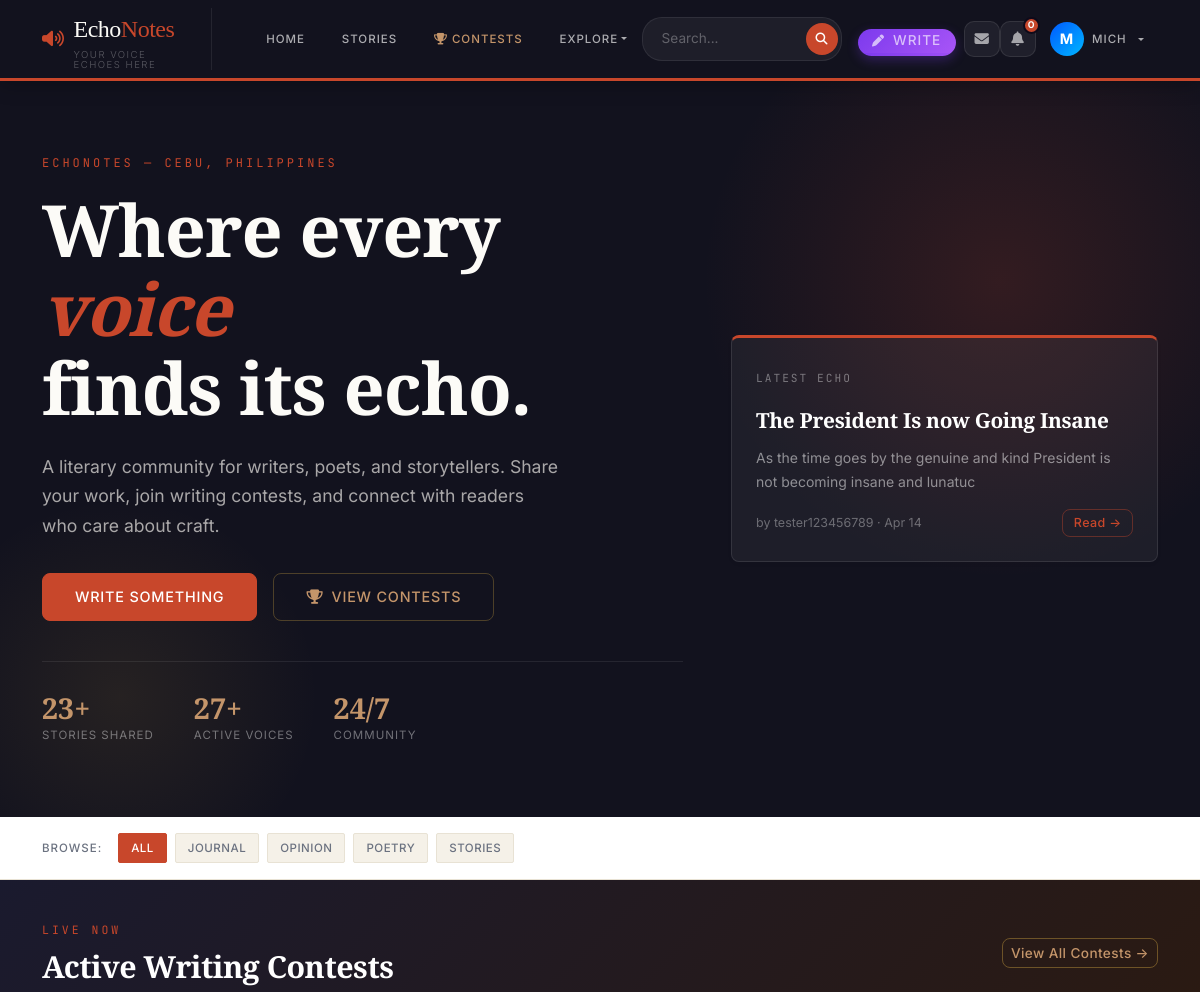
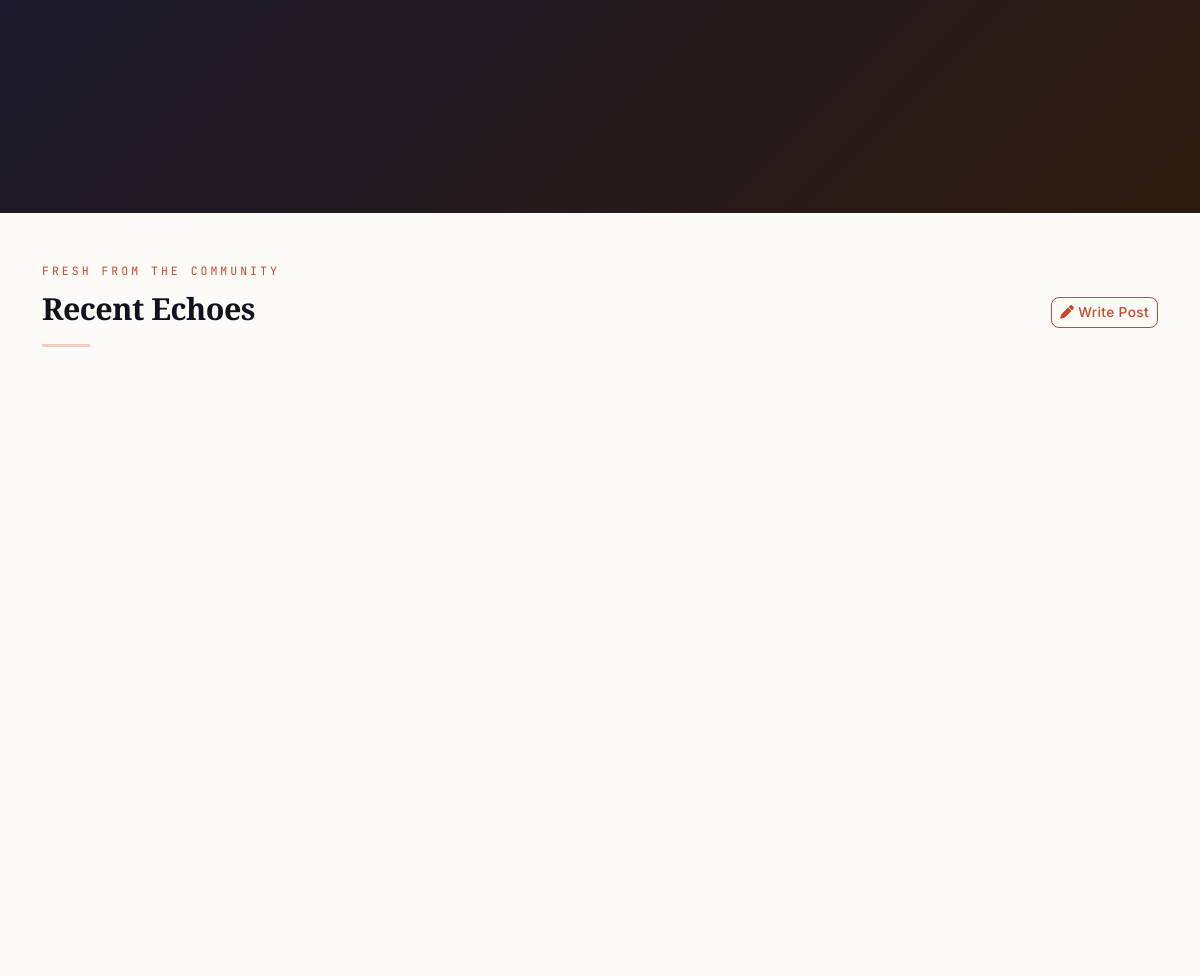
Before: / (signed in, upper part) with the older database file (2 pictures, top to bottom).
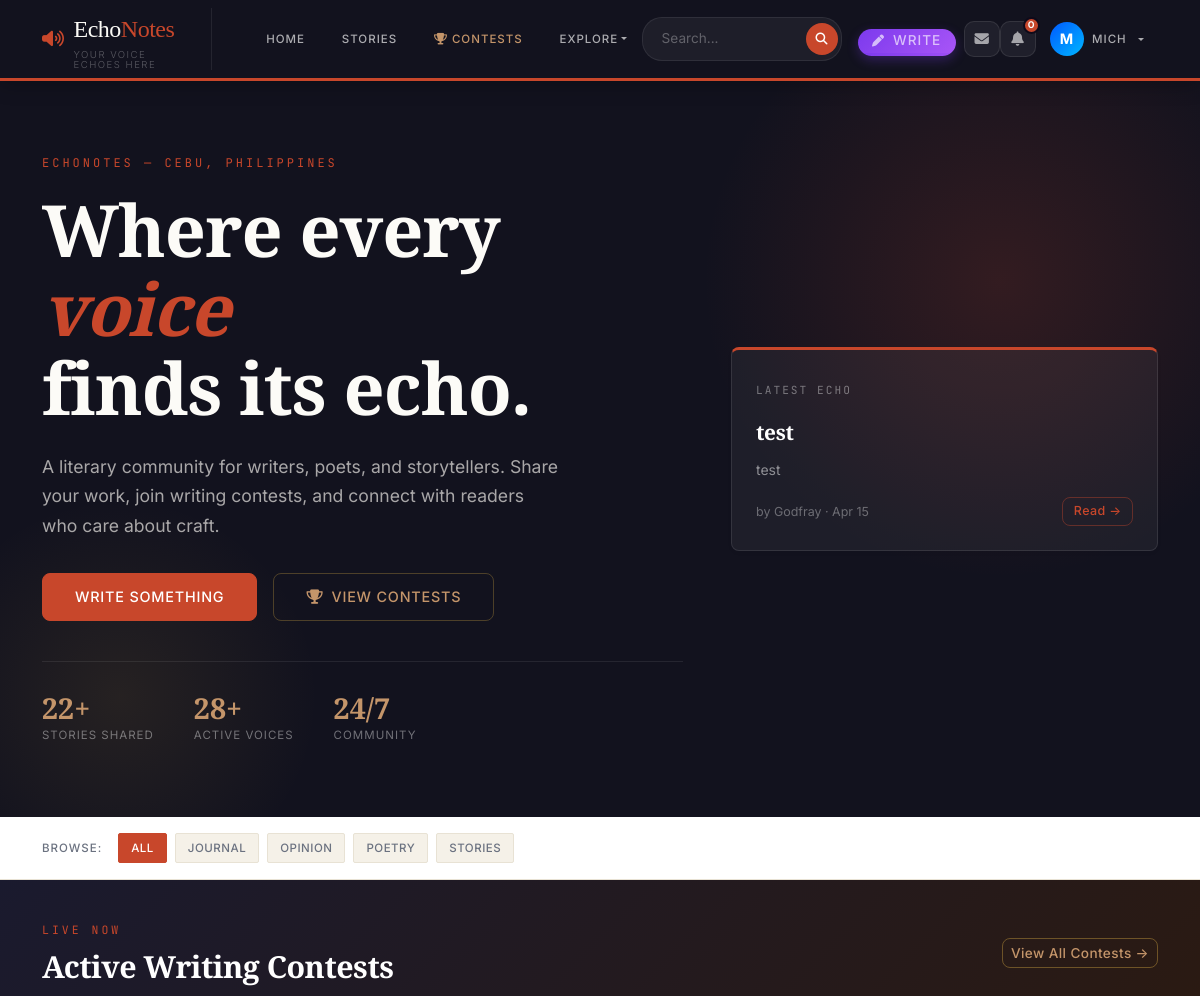
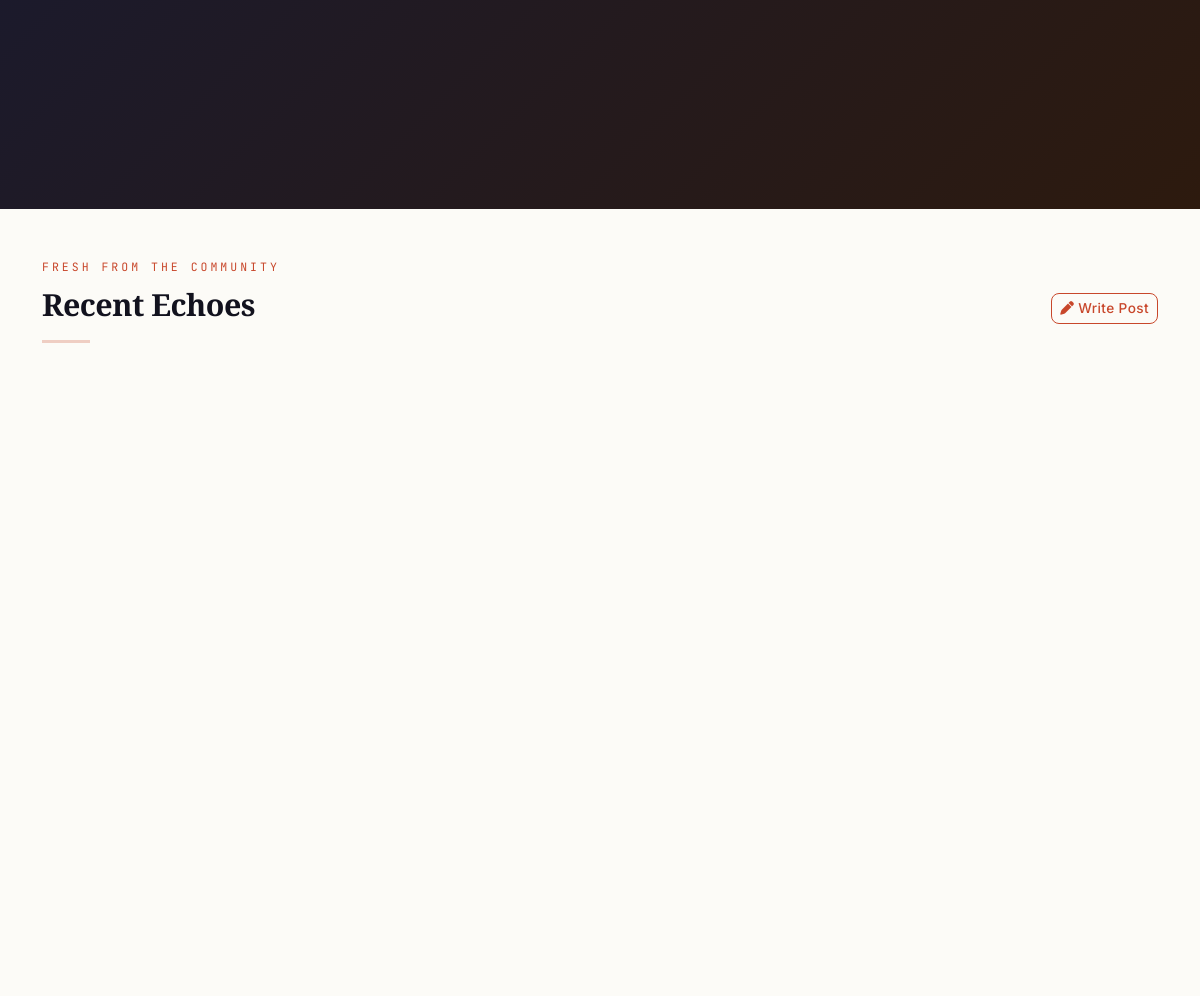
After: the same page with the newer database file (2 pictures, top to bottom).
### blog/models.py (models this page shows, shortened)
class Post(models.Model):
    STATUS_DRAFT = 'draft'
    STATUS_PUBLISHED = 'published'
    STATUS_CHOICES = [
        (STATUS_DRAFT, 'Draft'),
        (STATUS_PUBLISHED, 'Published'),
    ]
    title = models.CharField(max_length=200)
    content = models.TextField()
    author = models.ForeignKey(User, on_delete=models.CASCADE, related_name='posts')
    category = models.ForeignKey(Category, on_delete=models.SET_NULL, null=True, blank=True, related_name='posts')
    mood = models.CharField(max_length=20, choices=MOOD_CHOICES, blank=True)
    ai_summary = models.TextField(blank=True, help_text="AI-generated 1-sentence summary")
    is_flagged = models.BooleanField(default=False)
    toxicity_score = models.FloatField(default=0.0)
    status = models.CharField(max_length=10, choices=STATUS_CHOICES, default=STATUS_PUBLISHED)
    created_date = models.DateTimeField(default=timezone.now)
    updated_date = models.DateTimeField(auto_now=True)
    class Meta:
        ordering = ['-created_date']
    def total_likes(self):
        return self.likes.count()
    def total_comments(self):
        return self.comments.count()
    def reading_time(self):
        return max(1, math.ceil(len(self.content.split()) / 200))

class Category(models.Model):
    name = models.CharField(max_length=100, unique=True)
    slug = models.SlugField(max_length=100, unique=True)
    description = models.TextField(blank=True)
    icon = models.CharField(max_length=50, default='fas fa-circle', help_text="FontAwesome class (e.g., 'fas fa-feather')")
    color = models.CharField(max_length=20, default='#7c3aed', help_text="Brand color hex code")
    subscribers = models.ManyToManyField(User, related_name='subscribed_circles', blank=True)
    created_date = models.DateTimeField(default=timezone.now)
    class Meta:
        verbose_name_plural = 'Categories'
        ordering = ['name']

### blog/views.py (the view)
# urls.py: path('', views.landing, name='landing'),
def landing(request):
    from .models import AIBroadcast
    recent_posts = Post.objects.filter(status='published').order_by('-created_date')[:6]
    popular_posts = Post.objects.filter(status='published').annotate(
        like_count=Count('likes')
    ).order_by('-like_count', '-created_date')[:6]
    categories = Category.objects.all()
    active_contests = Contest.objects.filter(status__in=['open', 'voting']).order_by('-created_date')[:3]
    today_prompt = DailyPrompt.objects.filter(date=date.today(), is_active=True).first()
    today_word = WordOfTheDay.objects.filter(date=date.today()).first()
    latest_broadcast = AIBroadcast.objects.filter(is_active=True).first()
    context = {
        'recent_posts': recent_posts,
        'popular_posts': popular_posts,
        'total_posts': Post.objects.filter(status='published').count(),
        'total_users': UserProfile.objects.count(),
        'categories': categories,
        'active_contests': active_contests,
        'today_prompt': today_prompt,
        'today_word': today_word,
        'latest_broadcast': latest_broadcast,
    }
    return render(request, 'landing.html', context)

### blog/context_processors.py (called while the page is built)
def categories(request):
    from .models import Category
    return {'categories': Category.objects.all()}

### blog/models.py (called while the page is built)
    def total_entries(self):
        return self.entries.count()

### blog/templates/landing.html (shortened to what the changed rows need)
{% extends 'base.html' %}
{% load static %}
{% block content %}
<section class="hero-section py-5">
    <div class="container py-4">
        <div class="row align-items-center">
            <div class="col-lg-7">
                <h1 class="hero-title">
                    Where every <em>voice</em><br>finds its echo.
                </h1>
                <div class="hero-stats">
                    <div>
                        <div class="hero-stat-number">{{ total_posts }}+</div>
                        <div class="hero-stat-label">Stories Shared</div>
                    </div>
                    <div>
                        <div class="hero-stat-number">{{ total_users }}+</div>
                        <div class="hero-stat-label">Active Voices</div>
                    </div>
                </div>
            </div>
            <div class="col-lg-5 d-none d-lg-block">
                {% if recent_posts %}
                {% with post=recent_posts.0 %}
                <div class="card p-4 ms-4" style="background:rgba(255,255,255,0.05);border:1px solid rgba(255,255,255,0.1);border-top:3px solid var(--accent)">
                    <div class="mb-3">
                        <span style="font-family:var(--font-mono);font-size:0.7rem;letter-spacing:2px;text-transform:uppercase;color:rgba(255,255,255,0.4)">
                        </span>
                    </div>
                    <h4 style="font-family:var(--font-display);color:white;font-size:1.3rem;line-height:1.35;margin-bottom:0.75rem">
                        {{ post.title }}
                    </h4>
                    <p style="color:rgba(255,255,255,0.5);font-size:0.875rem;line-height:1.65;margin-bottom:1rem">
                        {{ post.content|truncatewords:25 }}
                    </p>
                    <div class="d-flex justify-content-between align-items-center">
                        <small style="color:rgba(255,255,255,0.35);font-size:0.78rem">
                            by {{ post.author.username }} · {{ post.created_date|date:"M d" }}
                        </small>
                        <a href="{% url 'post-detail' post.pk %}" class="btn btn-sm"
                           style="color:var(--accent);border:1px solid rgba(200,71,43,0.4);font-size:0.78rem;padding:0.25rem 0.65rem">
                            Read →
                        </a>
                    </div>
                </div>
                {% endwith %}
                {% endif %}
            </div>
        </div>
    </div>
</section>
<section style="background:white;border-bottom:1px solid var(--cream-border);padding:1rem 0;position:sticky;top:62px;z-index:100">
    <div class="container">
        <div class="d-flex gap-2 align-items-center flex-wrap">
            <span style="font-size:0.72rem;letter-spacing:1px;text-transform:uppercase;color:var(--ink-muted);font-weight:500;margin-right:0.5rem">Browse:</span>
            <a href="{% url 'landing' %}" class="category-pill active">All</a>
            {% for category in categories %}
                <a href="{% url 'category-posts' category.slug %}" class="category-pill">
                    {{ category.name }}
                </a>
            {% endfor %}
        </div>
    </div>
</section>
{% if active_contests %}
<section style="background:linear-gradient(135deg,#1a1a2e,#2d1a0e);padding:2.5rem 0;">
    <div class="container">
        <div class="d-flex justify-content-between align-items-center mb-3 flex-wrap gap-2">
            <div>
                <h2 class="section-title" style="color:white">Active Writing Contests</h2>
            </div>
        </div>
    </div>
</section>
{% endif %}
<section class="container my-5">
    <div class="d-flex justify-content-between align-items-end mb-1">
        <div>
            <h2 class="section-title">Recent Echoes</h2>
        </div>
    </div>
</section>
{% endblock %}

Changed rows visible on the page:
no longer on this page (row unchanged): Post: title "The President Is now Going Insane", content "As the time goes by the genuine and kind President is not becoming insane and lunatuc", author.username "tester123456789", created_date "Apr 14"
added Post: title "test", content "test", author.username "Godfray", created_date "Apr 15"
Other visible differences:
{{ total_posts }}: "23" → "22"
{{ total_users }}: "27" → "28"
